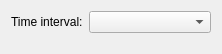
<?xml version="1.0" encoding="UTF-8"?>
<ui version="4.0">
 <class>TimeIntervalConfigurationEditor</class>
 <widget class="QWidget" name="TimeIntervalConfigurationEditor">
  <property name="geometry">
   <rect>
    <x>0</x>
    <y>0</y>
    <width>222</width>
    <height>54</height>
   </rect>
  </property>
  <property name="windowTitle">
   <string>Form</string>
  </property>
  <layout class="QFormLayout" name="formLayout">
   <item row="0" column="0">
    <widget class="QLabel" name="label">
     <property name="text">
      <string>Time interval:</string>
     </property>
    </widget>
   </item>
   <item row="0" column="1">
    <widget class="TimeIntervalComboBox" name="cbTimeInterval"/>
   </item>
  </layout>
 </widget>
 <customwidgets>
  <customwidget>
   <class>TimeIntervalComboBox</class>
   <extends>QComboBox</extends>
   <header>timeintervalcombobox.h</header>
  </customwidget>
 </customwidgets>
 <resources/>
 <connections/>
</ui>
